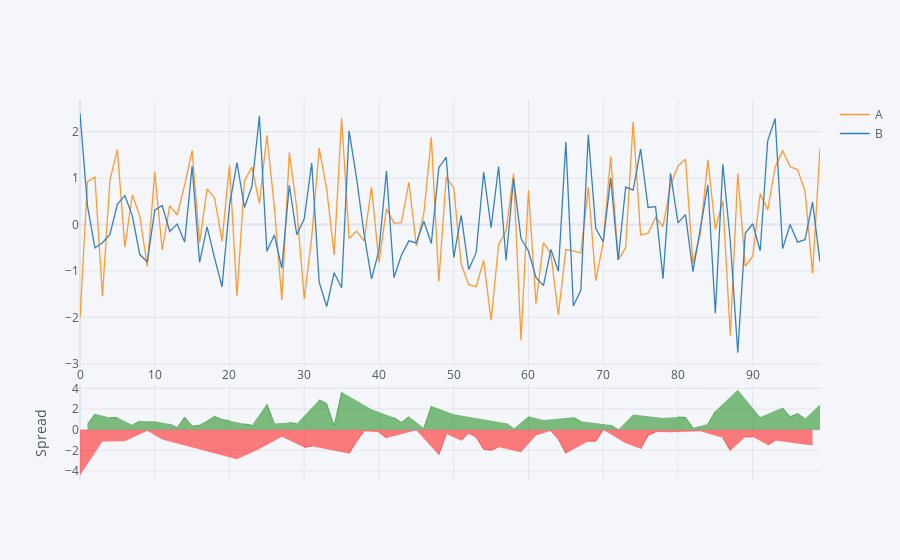

The notebook cell this image was saved under:
### Code cell
df1['A B'.split()].iplot(kind='spread')
